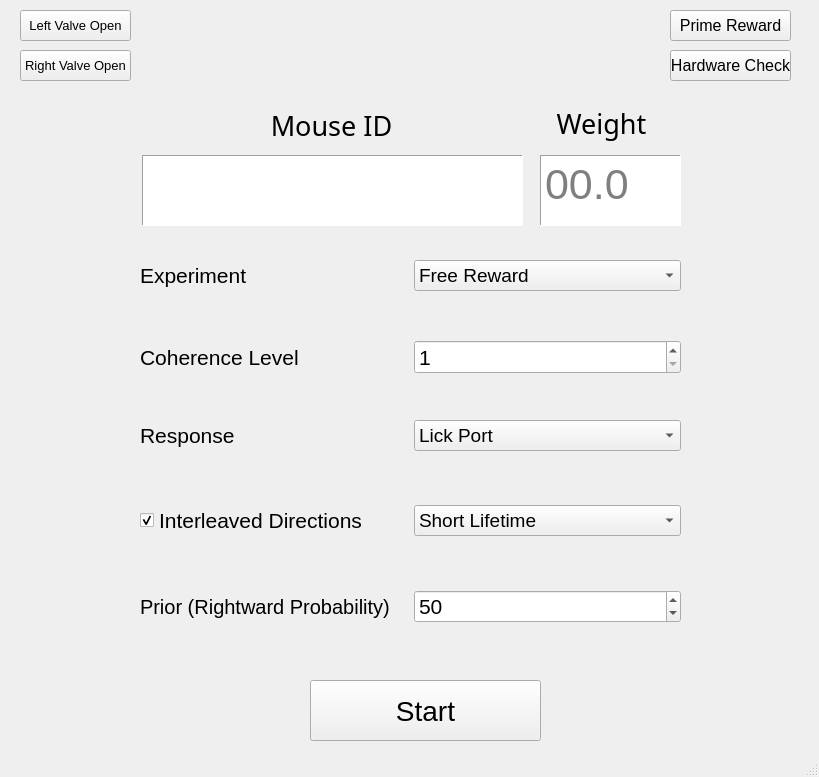
<?xml version="1.0" encoding="UTF-8"?>
<ui version="4.0">
 <class>StartWindow</class>
 <widget class="QMainWindow" name="StartWindow">
  <property name="geometry">
   <rect>
    <x>0</x>
    <y>0</y>
    <width>819</width>
    <height>777</height>
   </rect>
  </property>
  <property name="windowTitle">
   <string>MainWindow</string>
  </property>
  <widget class="QWidget" name="centralwidget">
   <widget class="QPushButton" name="primeReward">
    <property name="geometry">
     <rect>
      <x>670</x>
      <y>10</y>
      <width>121</width>
      <height>31</height>
     </rect>
    </property>
    <property name="sizePolicy">
     <sizepolicy hsizetype="Expanding" vsizetype="Expanding">
      <horstretch>0</horstretch>
      <verstretch>0</verstretch>
     </sizepolicy>
    </property>
    <property name="font">
     <font>
      <pointsize>12</pointsize>
     </font>
    </property>
    <property name="text">
     <string>Prime Reward</string>
    </property>
   </widget>
   <widget class="QWidget" name="layoutWidget">
    <property name="geometry">
     <rect>
      <x>140</x>
      <y>420</y>
      <width>541</width>
      <height>31</height>
     </rect>
    </property>
    <layout class="QHBoxLayout" name="horizontalLayout_3">
     <item>
      <widget class="QLabel" name="label_4">
       <property name="font">
        <font>
         <pointsize>16</pointsize>
        </font>
       </property>
       <property name="text">
        <string>Response </string>
       </property>
      </widget>
     </item>
     <item>
      <widget class="QComboBox" name="responseModality">
       <property name="font">
        <font>
         <pointsize>14</pointsize>
        </font>
       </property>
       <property name="currentIndex">
        <number>0</number>
       </property>
       <property name="maxVisibleItems">
        <number>15</number>
       </property>
       <item>
        <property name="text">
         <string>Lick Port</string>
        </property>
       </item>
       <item>
        <property name="text">
         <string>Wheel</string>
        </property>
       </item>
      </widget>
     </item>
    </layout>
   </widget>
   <widget class="QPushButton" name="startExperiment">
    <property name="enabled">
     <bool>true</bool>
    </property>
    <property name="geometry">
     <rect>
      <x>310</x>
      <y>680</y>
      <width>231</width>
      <height>61</height>
     </rect>
    </property>
    <property name="font">
     <font>
      <pointsize>21</pointsize>
     </font>
    </property>
    <property name="text">
     <string>Start</string>
    </property>
   </widget>
   <widget class="QWidget" name="layoutWidget">
    <property name="geometry">
     <rect>
      <x>140</x>
      <y>340</y>
      <width>541</width>
      <height>35</height>
     </rect>
    </property>
    <layout class="QHBoxLayout" name="horizontalLayout_4">
     <item>
      <layout class="QHBoxLayout" name="horizontalLayout">
       <item>
        <widget class="QLabel" name="label_3">
         <property name="font">
          <font>
           <pointsize>16</pointsize>
          </font>
         </property>
         <property name="text">
          <string>Coherence Level</string>
         </property>
        </widget>
       </item>
       <item>
        <widget class="QSpinBox" name="cohLevel">
         <property name="font">
          <font>
           <pointsize>16</pointsize>
          </font>
         </property>
         <property name="minimum">
          <number>1</number>
         </property>
         <property name="maximum">
          <number>6</number>
         </property>
        </widget>
       </item>
      </layout>
     </item>
    </layout>
   </widget>
   <widget class="QWidget" name="layoutWidget">
    <property name="geometry">
     <rect>
      <x>140</x>
      <y>260</y>
      <width>541</width>
      <height>31</height>
     </rect>
    </property>
    <layout class="QHBoxLayout" name="horizontalLayout_2">
     <item>
      <widget class="QLabel" name="label_2">
       <property name="font">
        <font>
         <pointsize>16</pointsize>
        </font>
       </property>
       <property name="text">
        <string>Experiment</string>
       </property>
      </widget>
     </item>
     <item>
      <widget class="QComboBox" name="trainingPhase">
       <property name="font">
        <font>
         <pointsize>14</pointsize>
        </font>
       </property>
       <property name="currentIndex">
        <number>0</number>
       </property>
       <property name="maxVisibleItems">
        <number>15</number>
       </property>
       <item>
        <property name="text">
         <string>Free Reward</string>
        </property>
       </item>
       <item>
        <property name="text">
         <string>Mixed Coherences</string>
        </property>
       </item>
       <item>
        <property name="text">
         <string>Dynamic Coherences</string>
        </property>
       </item>
       <item>
        <property name="text">
         <string>Burst Experiment</string>
        </property>
       </item>
       <item>
        <property name="text">
         <string>Prior Experiment</string>
        </property>
       </item>
       <item>
        <property name="text">
         <string>+ Add Program</string>
        </property>
       </item>
      </widget>
     </item>
    </layout>
   </widget>
   <widget class="QPushButton" name="hardwareCheck">
    <property name="geometry">
     <rect>
      <x>670</x>
      <y>50</y>
      <width>121</width>
      <height>31</height>
     </rect>
    </property>
    <property name="font">
     <font>
      <pointsize>12</pointsize>
     </font>
    </property>
    <property name="text">
     <string>Hardware Check</string>
    </property>
   </widget>
   <widget class="QWidget" name="layoutWidget">
    <property name="geometry">
     <rect>
      <x>140</x>
      <y>500</y>
      <width>541</width>
      <height>41</height>
     </rect>
    </property>
    <layout class="QHBoxLayout" name="horizontalLayout_5">
     <item>
      <widget class="QCheckBox" name="interleavedTrials">
       <property name="font">
        <font>
         <pointsize>16</pointsize>
        </font>
       </property>
       <property name="layoutDirection">
        <enum>Qt::LeftToRight</enum>
       </property>
       <property name="autoFillBackground">
        <bool>false</bool>
       </property>
       <property name="text">
        <string>Interleaved Directions</string>
       </property>
       <property name="checked">
        <bool>true</bool>
       </property>
      </widget>
     </item>
     <item>
      <widget class="QComboBox" name="dotsLifetime">
       <property name="font">
        <font>
         <pointsize>14</pointsize>
        </font>
       </property>
       <property name="currentIndex">
        <number>0</number>
       </property>
       <property name="maxVisibleItems">
        <number>15</number>
       </property>
       <item>
        <property name="text">
         <string>Short Lifetime</string>
        </property>
       </item>
       <item>
        <property name="text">
         <string>Long Lifetime</string>
        </property>
       </item>
      </widget>
     </item>
    </layout>
   </widget>
   <widget class="QLabel" name="label_5">
    <property name="geometry">
     <rect>
      <x>540</x>
      <y>100</y>
      <width>123</width>
      <height>47</height>
     </rect>
    </property>
    <property name="font">
     <font>
      <family>Segoe Print</family>
      <pointsize>20</pointsize>
     </font>
    </property>
    <property name="text">
     <string>Weight</string>
    </property>
    <property name="alignment">
     <set>Qt::AlignCenter</set>
    </property>
   </widget>
   <widget class="QTextEdit" name="mouseWeight">
    <property name="geometry">
     <rect>
      <x>540</x>
      <y>155</y>
      <width>141</width>
      <height>71</height>
     </rect>
    </property>
    <property name="minimumSize">
     <size>
      <width>0</width>
      <height>0</height>
     </size>
    </property>
    <property name="font">
     <font>
      <pointsize>32</pointsize>
     </font>
    </property>
    <property name="inputMethodHints">
     <set>Qt::ImhUppercaseOnly</set>
    </property>
    <property name="frameShape">
     <enum>QFrame::Panel</enum>
    </property>
    <property name="tabChangesFocus">
     <bool>true</bool>
    </property>
    <property name="markdown">
     <string/>
    </property>
    <property name="html">
     <string>&lt;!DOCTYPE HTML PUBLIC &quot;-//W3C//DTD HTML 4.0//EN&quot; &quot;http://www.w3.org/TR/REC-html40/strict.dtd&quot;&gt;
&lt;html&gt;&lt;head&gt;&lt;meta name=&quot;qrichtext&quot; content=&quot;1&quot; /&gt;&lt;style type=&quot;text/css&quot;&gt;
p, li { white-space: pre-wrap; }
&lt;/style&gt;&lt;/head&gt;&lt;body style=&quot; font-family:'MS Shell Dlg 2'; font-size:32pt; font-weight:400; font-style:normal;&quot;&gt;
&lt;p style=&quot;-qt-paragraph-type:empty; margin-top:0px; margin-bottom:0px; margin-left:0px; margin-right:0px; -qt-block-indent:0; text-indent:0px;&quot;&gt;&lt;br /&gt;&lt;/p&gt;&lt;/body&gt;&lt;/html&gt;</string>
    </property>
    <property name="placeholderText">
     <string>00.0</string>
    </property>
   </widget>
   <widget class="QLabel" name="label">
    <property name="geometry">
     <rect>
      <x>270</x>
      <y>102</y>
      <width>123</width>
      <height>47</height>
     </rect>
    </property>
    <property name="font">
     <font>
      <family>Segoe Print</family>
      <pointsize>20</pointsize>
     </font>
    </property>
    <property name="text">
     <string>Mouse ID</string>
    </property>
    <property name="alignment">
     <set>Qt::AlignCenter</set>
    </property>
   </widget>
   <widget class="QTextEdit" name="mouseID">
    <property name="geometry">
     <rect>
      <x>142</x>
      <y>155</y>
      <width>381</width>
      <height>71</height>
     </rect>
    </property>
    <property name="font">
     <font>
      <pointsize>36</pointsize>
     </font>
    </property>
    <property name="inputMethodHints">
     <set>Qt::ImhUppercaseOnly</set>
    </property>
    <property name="frameShape">
     <enum>QFrame::Panel</enum>
    </property>
    <property name="tabChangesFocus">
     <bool>true</bool>
    </property>
    <property name="markdown">
     <string/>
    </property>
    <property name="html">
     <string>&lt;!DOCTYPE HTML PUBLIC &quot;-//W3C//DTD HTML 4.0//EN&quot; &quot;http://www.w3.org/TR/REC-html40/strict.dtd&quot;&gt;
&lt;html&gt;&lt;head&gt;&lt;meta name=&quot;qrichtext&quot; content=&quot;1&quot; /&gt;&lt;style type=&quot;text/css&quot;&gt;
p, li { white-space: pre-wrap; }
&lt;/style&gt;&lt;/head&gt;&lt;body style=&quot; font-family:'MS Shell Dlg 2'; font-size:36pt; font-weight:400; font-style:normal;&quot;&gt;
&lt;p align=&quot;center&quot; style=&quot;-qt-paragraph-type:empty; margin-top:24px; margin-bottom:24px; margin-left:0px; margin-right:0px; -qt-block-indent:0; text-indent:0px;&quot;&gt;&lt;br /&gt;&lt;/p&gt;&lt;/body&gt;&lt;/html&gt;</string>
    </property>
   </widget>
   <widget class="QWidget" name="layoutWidget">
    <property name="geometry">
     <rect>
      <x>140</x>
      <y>590</y>
      <width>541</width>
      <height>33</height>
     </rect>
    </property>
    <layout class="QHBoxLayout" name="horizontalLayout_6">
     <item>
      <widget class="QLabel" name="label_6">
       <property name="font">
        <font>
         <pointsize>15</pointsize>
        </font>
       </property>
       <property name="text">
        <string>Prior (Rightward Probability)</string>
       </property>
      </widget>
     </item>
     <item>
      <widget class="QSpinBox" name="rightPrior">
       <property name="font">
        <font>
         <pointsize>16</pointsize>
        </font>
       </property>
       <property name="maximum">
        <number>100</number>
       </property>
       <property name="singleStep">
        <number>1</number>
       </property>
       <property name="value">
        <number>50</number>
       </property>
      </widget>
     </item>
    </layout>
   </widget>
   <widget class="QPushButton" name="leftValve">
    <property name="geometry">
     <rect>
      <x>20</x>
      <y>10</y>
      <width>111</width>
      <height>31</height>
     </rect>
    </property>
    <property name="font">
     <font>
      <pointsize>10</pointsize>
     </font>
    </property>
    <property name="text">
     <string>Left Valve Open</string>
    </property>
   </widget>
   <widget class="QPushButton" name="rightValve">
    <property name="geometry">
     <rect>
      <x>20</x>
      <y>50</y>
      <width>111</width>
      <height>31</height>
     </rect>
    </property>
    <property name="font">
     <font>
      <pointsize>10</pointsize>
     </font>
    </property>
    <property name="text">
     <string>Right Valve Open</string>
    </property>
   </widget>
  </widget>
  <widget class="QStatusBar" name="statusbar"/>
  <action name="actionArduino">
   <property name="text">
    <string>Arduino</string>
   </property>
  </action>
  <action name="actionWheel">
   <property name="text">
    <string>Wheel</string>
   </property>
  </action>
  <action name="actionCOM">
   <property name="text">
    <string>COM</string>
   </property>
  </action>
 </widget>
 <tabstops>
  <tabstop>primeReward</tabstop>
  <tabstop>mouseID</tabstop>
  <tabstop>mouseWeight</tabstop>
  <tabstop>trainingPhase</tabstop>
  <tabstop>cohLevel</tabstop>
  <tabstop>responseModality</tabstop>
  <tabstop>interleavedTrials</tabstop>
  <tabstop>dotsLifetime</tabstop>
  <tabstop>rightPrior</tabstop>
  <tabstop>startExperiment</tabstop>
  <tabstop>hardwareCheck</tabstop>
 </tabstops>
 <resources/>
 <connections/>
</ui>
